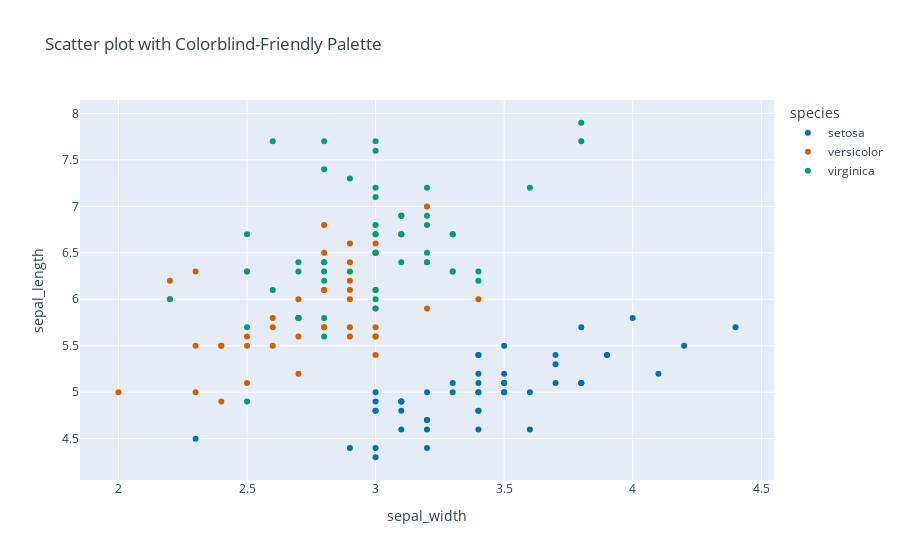

The code cell stored with this chart in its notebook:
### Markdown cell above
Color is a powerful tool, but it should be used purposefully. Approximately 8% of men and 0.5% of women have some form of color vision deficiency. Using colorblind-friendly palettes is crucial for creating accessible visualizations.

**Good Palettes:**
- **Seaborn:** `viridis`, `plasma`, `magma`, `cividis` are all perceptually uniform and colorblind-friendly.
- **Plotly:** The default palette is designed to be colorblind-friendly.

**Avoid:**
- Rainbow palettes (`jet`): They are not perceptually uniform, meaning they can distort how data is interpreted.
- Red/Green combinations: This is the most common form of color blindness.

### Code cell
df = px.data.iris()
fig = px.scatter(df, x="sepal_width", y="sepal_length", 
                 color="species", 
                 color_discrete_map={
                     'setosa': '#0072B2', # Blue
                     'versicolor': '#D55E00', # Orange
                     'virginica': '#009E73' # Green
                 },
                 title="Scatter plot with Colorblind-Friendly Palette"
                )
fig.show()

### Figure 1 — Plotly figure (JSON) as saved in the notebook; plotly's stock layout.template omitted (floating-point values rounded to 4 significant figures)
{"data": [{"hovertemplate": "species=setosa<br>sepal_width=%{x}<br>sepal_length=%{y}<extra></extra>", "legendgroup": "setosa", "marker": {"color": "#0072B2", "symbol": "circle"}, "mode": "markers", "name": "setosa", "orientation": "v", "showlegend": true, "type": "scatter", "x": [3.5, 3.0, 3.2, 3.1, 3.6, 3.9, 3.4, 3.4, 2.9, 3.1, 3.7, 3.4, 3.0, 3.0, 4.0, 4.4, 3.9, 3.5, 3.8, 3.8, 3.4, 3.7, 3.6, 3.3, 3.4, 3.0, 3.4, 3.5, 3.4, 3.2, 3.1, 3.4, 4.1, 4.2, 3.1, 3.2, 3.5, 3.1, 3.0, 3.4, 3.5, 2.3, 3.2, 3.5, 3.8, 3.0, 3.8, 3.2, 3.7, 3.3], "xaxis": "x", "y": [5.1, 4.9, 4.7, 4.6, 5.0, 5.4, 4.6, 5.0, 4.4, 4.9, 5.4, 4.8, 4.8, 4.3, 5.8, 5.7, 5.4, 5.1, 5.7, 5.1, 5.4, 5.1, 4.6, 5.1, 4.8, 5.0, 5.0, 5.2, 5.2, 4.7, 4.8, 5.4, 5.2, 5.5, 4.9, 5.0, 5.5, 4.9, 4.4, 5.1, 5.0, 4.5, 4.4, 5.0, 5.1, 4.8, 5.1, 4.6, 5.3, 5.0], "yaxis": "y"}, {"hovertemplate": "species=versicolor<br>sepal_width=%{x}<br>sepal_length=%{y}<extra></extra>", "legendgroup": "versicolor", "marker": {"color": "#D55E00", "symbol": "circle"}, "mode": "markers", "name": "versicolor", "orientation": "v", "showlegend": true, "type": "scatter", "x": [3.2, 3.2, 3.1, 2.3, 2.8, 2.8, 3.3, 2.4, 2.9, 2.7, 2.0, 3.0, 2.2, 2.9, 2.9, 3.1, 3.0, 2.7, 2.2, 2.5, 3.2, 2.8, 2.5, 2.8, 2.9, 3.0, 2.8, 3.0, 2.9, 2.6, 2.4, 2.4, 2.7, 2.7, 3.0, 3.4, 3.1, 2.3, 3.0, 2.5, 2.6, 3.0, 2.6, 2.3, 2.7, 3.0, 2.9, 2.9, 2.5, 2.8], "xaxis": "x", "y": [7.0, 6.4, 6.9, 5.5, 6.5, 5.7, 6.3, 4.9, 6.6, 5.2, 5.0, 5.9, 6.0, 6.1, 5.6, 6.7, 5.6, 5.8, 6.2, 5.6, 5.9, 6.1, 6.3, 6.1, 6.4, 6.6, 6.8, 6.7, 6.0, 5.7, 5.5, 5.5, 5.8, 6.0, 5.4, 6.0, 6.7, 6.3, 5.6, 5.5, 5.5, 6.1, 5.8, 5.0, 5.6, 5.7, 5.7, 6.2, 5.1, 5.7], "yaxis": "y"}, {"hovertemplate": "species=virginica<br>sepal_width=%{x}<br>sepal_length=%{y}<extra></extra>", "legendgroup": "virginica", "marker": {"color": "#009E73", "symbol": "circle"}, "mode": "markers", "name": "virginica", "orientation": "v", "showlegend": true, "type": "scatter", "x": [3.3, 2.7, 3.0, 2.9, 3.0, 3.0, 2.5, 2.9, 2.5, 3.6, 3.2, 2.7, 3.0, 2.5, 2.8, 3.2, 3.0, 3.8, 2.6, 2.2, 3.2, 2.8, 2.8, 2.7, 3.3, 3.2, 2.8, 3.0, 2.8, 3.0, 2.8, 3.8, 2.8, 2.8, 2.6, 3.0, 3.4, 3.1, 3.0, 3.1, 3.1, 3.1, 2.7, 3.2, 3.3, 3.0, 2.5, 3.0, 3.4, 3.0], "xaxis": "x", "y": [6.3, 5.8, 7.1, 6.3, 6.5, 7.6, 4.9, 7.3, 6.7, 7.2, 6.5, 6.4, 6.8, 5.7, 5.8, 6.4, 6.5, 7.7, 7.7, 6.0, 6.9, 5.6, 7.7, 6.3, 6.7, 7.2, 6.2, 6.1, 6.4, 7.2, 7.4, 7.9, 6.4, 6.3, 6.1, 7.7, 6.3, 6.4, 6.0, 6.9, 6.7, 6.9, 5.8, 6.8, 6.7, 6.7, 6.3, 6.5, 6.2, 5.9], "yaxis": "y"}], "layout": {"legend": {"title": {"text": "species"}, "tracegroupgap": 0}, "title": {"text": "Scatter plot with Colorblind-Friendly Palette"}, "xaxis": {"anchor": "y", "domain": [0, 1], "title": {"text": "sepal_width"}}, "yaxis": {"anchor": "x", "domain": [0, 1], "title": {"text": "sepal_length"}}}}
